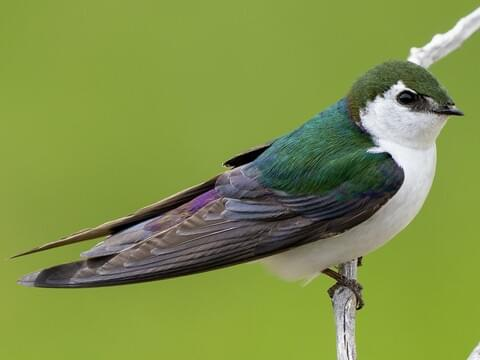
#> input picture assignment5/bird.jpg, 480 x 360 px, found by its file name
$ jupyter execute as5.ipynb
#> lines starting #> are read from the running program, lines starting #| are printed output that depends on the picture; after the words box and inside, x2 and y2 are one past the last pixel; in counts of white or black regions, pixels touching at a corner belong together
[cell 1]
'''
###### DO NOT EDIT ######
(Scroll down for start of the assignment)

# MATLAB Code:
# Alexey S. Sokolov a.k.a. nICKEL, Moscow, Russia
# June 2007
# alex.nickel@gmail.com

Zig-zag section
'''

import numpy as np

# Zigzag scan of a matrix

# --INPUT--
# Argument: 2D matrix of any size, not strictly square

# --OUTPUT--
# Returns: 1-by-(m*n) array, where input matrix is m*n

def zigzag(input):
    #initializing the variables
    #----------------------------------
    h = 0
    v = 0

    vmin = 0
    hmin = 0

    vmax = input.shape[0]
    hmax = input.shape[1]

    #print(vmax ,hmax )

    i = 0

    output = np.zeros(( vmax * hmax))
    #----------------------------------

    while ((v < vmax) and (h < hmax)):

        if ((h + v) % 2) == 0:                 # going up

            if (v == vmin):
                #print(1)
                output[i] = input[v, h]        # if we got to the first line

                if (h == hmax):
                    v = v + 1
                else:
                    h = h + 1

                i = i + 1

            elif ((h == hmax -1 ) and (v < vmax)):   # if we got to the last column
                #print(2)
                output[i] = input[v, h]
                v = v + 1
                i = i + 1

            elif ((v > vmin) and (h < hmax -1 )):    # all other cases
                #print(3)
                output[i] = input[v, h]
                v = v - 1
                h = h + 1
                i = i + 1


        else:                                    # going down

            if ((v == vmax -1) and (h <= hmax -1)):       # if we got to the last line
                #print(4)
                output[i] = input[v, h]
                h = h + 1
                i = i + 1

            elif (h == hmin):                  # if we got to the first column
                #print(5)
                output[i] = input[v, h]

                if (v == vmax -1):
                    h = h + 1
                else:
                    v = v + 1

                i = i + 1

            elif ((v < vmax -1) and (h > hmin)):     # all other cases
                #print(6)
                output[i] = input[v, h]
                v = v + 1
                h = h - 1
                i = i + 1


        if ((v == vmax-1) and (h == hmax-1)):          # bottom right element
            #print(7)
            output[i] = input[v, h]
            break

    #print ('v:',v,', h:',h,', i:',i)
    return output


# Inverse zigzag scan of a matrix

# --INPUT--
# Argument: 1-by-m*n array, m & n are vertical & horizontal sizes of output matrix

# --OUTPUT--
# Returns: a 2D matrix of defined sizes with input array items gathered by zigzag

def inverse_zigzag(input, vmax, hmax):

    #print input.shape

    # initializing the variables
    #----------------------------------
    h = 0
    v = 0

    vmin = 0
    hmin = 0

    output = np.zeros((vmax, hmax))

    i = 0
    #----------------------------------

    while ((v < vmax) and (h < hmax)):
        #print ('v:',v,', h:',h,', i:',i)
        if ((h + v) % 2) == 0:                 # going up

            if (v == vmin):
                #print(1)

                output[v, h] = input[i]        # if we got to the first line

                if (h == hmax):
                    v = v + 1
                else:
                    h = h + 1

                i = i + 1

            elif ((h == hmax -1 ) and (v < vmax)):   # if we got to the last column
                #print(2)
                output[v, h] = input[i]
                v = v + 1
                i = i + 1

            elif ((v > vmin) and (h < hmax -1 )):    # all other cases
                #print(3)
                output[v, h] = input[i]
                v = v - 1
                h = h + 1
                i = i + 1


        else:                                    # going down

            if ((v == vmax -1) and (h <= hmax -1)):       # if we got to the last line
                #print(4)
                output[v, h] = input[i]
                h = h + 1
                i = i + 1

            elif (h == hmin):                  # if we got to the first column
                #print(5)
                output[v, h] = input[i]
                if (v == vmax -1):
                    h = h + 1
                else:
                    v = v + 1
                i = i + 1

            elif((v < vmax -1) and (h > hmin)):     # all other cases
                output[v, h] = input[i]
                v = v + 1
                h = h - 1
                i = i + 1


        if ((v == vmax-1) and (h == hmax-1)):          # bottom right element
            #print(7)
            output[v, h] = input[i]
            break


    return output

# part1

[cell 2]
from google.colab import drive
drive.mount('/content/drive')

[cell 3]
'''
######
Assignment 5 starts here
######
'''
# JPEG encoding

import numpy as np
# import scipy
import matplotlib.pyplot as plt
from skimage import io
from scipy.fftpack import dct,idct


# NOTE: Defining block size
block_size = 8

# TODO: Read image using skimage.io
file = '/content/drive/My Drive/cmput 206/assignment5/bird.jpg'
img = io.imread(file)
#> img is the input picture: shape (360, 480, 3); mean R, G, B 127.9, 145.9, 72

plt.imshow(img)
plt.title('input image (RGB)')
plt.axis('off')
plt.show()

# TODO: Convert the image from RGB space to YCbCr space
def rgb_to_ycbcr(rgb_image):
    ycbcr_image = np.zeros_like(rgb_image, dtype=np.float32)
    ycbcr_image[:,:,0] = 0.299 * rgb_image[:,:,0] + 0.587 * rgb_image[:,:,1] + 0.114 * rgb_image[:,:,2]
    ycbcr_image[:,:,1] = 128 - 0.168736 * rgb_image[:,:,0] - 0.331264 * rgb_image[:,:,1] + 0.5 * rgb_image[:,:,2]
    ycbcr_image[:,:,2] = 128 + 0.5 * rgb_image[:,:,0] - 0.418688 * rgb_image[:,:,1] - 0.081312 * rgb_image[:,:,2]
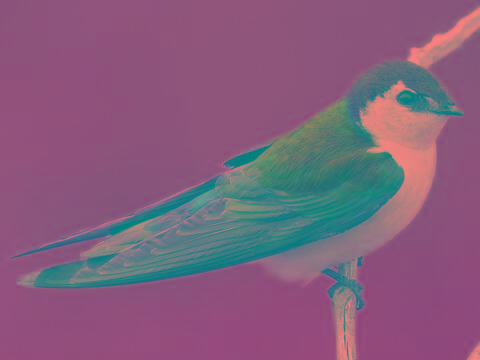
#> ycbcr_image: shape (360, 480, 3) float32; mean R, G, B 132.1, 94, 125.1
    return ycbcr_image

# Convert the RGB image to YCbCr space
img_ycbcr = rgb_to_ycbcr(img)

plt.imshow(np.uint8(img_ycbcr))
plt.title('input image (YCbCr)')
plt.axis('off')
plt.show()


'''
Interesting property: Separability

The separability property refers to the fact that a 2D DCT can be computed as the product of two 1D DCTs
applied along each dimension of the data independently. This means that a 2D DCT can be computed much more
efficiently as two 1D DCTs instead of directly computing the 2D transform.
'''

# TODO: Function to compute 2D Discrete Cosine Transform (DCT)
# Apply DCT with type 2 and 'ortho' norm parameters

def dct2D(x):
    result = dct(dct(x, axis=0, norm='ortho'), axis=1, norm='ortho')
    return result


# TODO: Get size of image
h, w, d = img.shape
#> h = 360; w = 480; d = 3

# Compute the number of blocks (of size 8-by-8)
nbh = int(np.ceil(h / block_size))
#> nbh = 45
nbw = int(np.ceil(w / block_size))
#> nbw = 60

# Calculate the padded dimensions
H = nbh * block_size
#> H = 360
W = nbw * block_size
#> W = 480

# Create a numpy zero matrix with the size of H,W,3 called padded_img
padded_img = np.zeros((H, W, 3))

# Copy the values of img into padded_img[0:h,0:w,:]
padded_img[:h, :w, :] = img

# Display the padded image
plt.imshow(np.uint8(padded_img))
plt.title('Padded Image')
plt.axis('off')
plt.show()

[cell 4]
# TODO: Create the quantization matrix
# Refer to this https://www.sciencedirect.com/science/article/pii/S1742287608000285#:~:text=In%20the%20quantization%20stage%2C%20the,range%20from%200%20to%2065%2C535.&text=A%20lower%20number%20means%20that,higher%20quality%20image%20should%20result.
# Use Fig. 1 as your quantization tables (1 table for Y channel and 1 table for Cb and Cr channels)
quantization_matrix_Y = np.array([[16, 11, 10, 16, 24, 40, 51, 61],
                                  [12, 12, 14, 19, 26, 58, 60, 55],
                                  [14, 13, 16, 24, 40, 57, 69, 56],
                                  [14, 17, 22, 29, 51, 87, 80, 62],
                                  [18, 22, 37, 56, 68, 109, 103, 77],
                                  [24, 35, 55, 64, 81, 104, 113, 92],
                                  [49, 64, 78, 87, 103, 121, 120, 101],
                                  [72, 92, 95, 98, 112, 100, 103, 99]])
quantization_matrix_CbCr = np.array([[17, 18, 24, 47, 99, 99, 99, 99],
                                     [18, 21, 26, 66, 99, 99, 99, 99],
                                     [24, 26, 56, 99, 99, 99, 99, 99],
                                     [47, 66, 99, 99, 99, 99, 99, 99],
                                     [99, 99, 99, 99, 99, 99, 99, 99],
                                     [99, 99, 99, 99, 99, 99, 99, 99],
                                     [99, 99, 99, 99, 99, 99, 99, 99],
                                     [99, 99, 99, 99, 99, 99, 99, 99]])

# TODO: Initialize variables for compression calculations (only for the Y channel)
non_zero_before_quantization = 0
non_zero_after_quantization = 0
total_pixels = 0

# NOTE: Iterate over blocks
for i in range(nbh):

    # Compute start and end row indices of the block
    row_ind_1 = i * block_size
    row_ind_2 = row_ind_1 + block_size

    for j in range(nbw):

        # Compute start and end column indices of the block
        col_ind_1 = j * block_size
        col_ind_2 = col_ind_1 + block_size

        # TODO: Select current block to process using calculated indices (through slicing)
        Yblock = padded_img[row_ind_1:row_ind_2, col_ind_1:col_ind_2, 0]
        Cbblock = padded_img[row_ind_1:row_ind_2, col_ind_1:col_ind_2, 1]
        Crblock = padded_img[row_ind_1:row_ind_2, col_ind_1:col_ind_2, 2]

        # TODO: Apply dct2d() to selected block
        YDCT = dct2D(Yblock)
        CbDCT = dct2D(Cbblock)
        CrDCT = dct2D(Crblock)

        # TODO: Quantization
        # Divide each element of DCT block by corresponding element in quantization matrix
        quantized_YDCT = np.round(YDCT / quantization_matrix_Y)
        quantized_CbDCT = np.round(CbDCT / quantization_matrix_CbCr)
        quantized_CrDCT = np.round(CrDCT / quantization_matrix_CbCr)

        # TODO: Reorder DCT coefficients into block (use zigzag function)
        reordered_Y = zigzag(quantized_YDCT)
        reordered_Cb = zigzag(quantized_CbDCT)
        reordered_Cr = zigzag(quantized_CrDCT)

        # TODO: Reshape reordered array to 8-by-8 2D block
        reshaped_Y = np.reshape(reordered_Y, (block_size, block_size))
        reshaped_Cb = np.reshape(reordered_Cb, (block_size, block_size))
        reshaped_Cr = np.reshape(reordered_Cr, (block_size, block_size))

        # TODO: Copy reshaped matrix into padded_img on current block corresponding indices
        padded_img[row_ind_1:row_ind_2, col_ind_1:col_ind_2, 0] = reshaped_Y
        padded_img[row_ind_1:row_ind_2, col_ind_1:col_ind_2, 1] = reshaped_Cb
        padded_img[row_ind_1:row_ind_2, col_ind_1:col_ind_2, 2] = reshaped_Cr

        # TODO: Compute pixel locations with non-zero values before and after quantization (only in Y channel)
        # TODO: Compute total number of pixels
        non_zero_before_quantization += np.count_nonzero(YDCT)
        non_zero_after_quantization += np.count_nonzero(quantized_YDCT)
        total_pixels += block_size * block_size
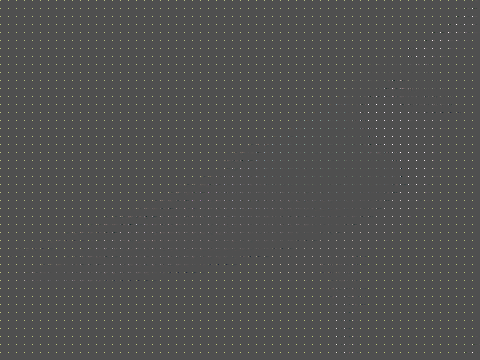
#> padded_img: shape (360, 480, 3) float64; mean R, G, B 1, 1.1, 0.5; drawn with min black and max white

plt.imshow(np.uint8(padded_img))
plt.title('encoded image')
plt.axis('off')
plt.show()
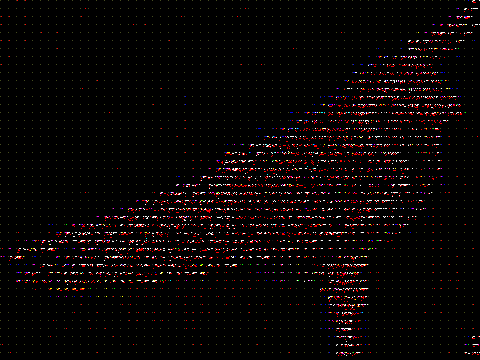
#> shown: shape (360, 480, 3); mean R, G, B 9.6, 4.9, 4.6

[cell 5]
# NOTE: Write h, w, c, block_size and padded_img into .txt files at the end of encoding

# TODO: Write padded_img into 'encoded.npy' file (use np.save() function)
# First parameter should be 'encoded.npy'
np.save('encoded.npy', padded_img)

# TODO: write [h, w, c, block_size] into size.txt
# First parameter should be 'size.txt' (use np.savetxt() function)
np.savetxt('size.txt', [h, w, d, block_size])

# TODO: Calculate percentage of pixel locations with non-zero values before and after to measure degree of compression
total_pixels_before = h * w
non_zero_pixels_before = np.count_nonzero(img)
non_zero_pixels_after = np.count_nonzero(padded_img)
compression_ratio = (1 - non_zero_pixels_after / non_zero_pixels_before) * 100
# Print statements as shown in eClass
print("Degree of compression: {:.2f}%".format(compression_ratio))
#| Degree of compression: 94.11%

[cell 6]
# Calculate percentage of pixel locations with non-zero values before compression
total_pixels_before = h * w * d
non_zero_pixels_before = np.count_nonzero(img)
percentage_non_zero_before = (non_zero_pixels_before / total_pixels_before) * 100

# Calculate percentage of pixel locations with non-zero values after compression
non_zero_pixels_after = np.count_nonzero(padded_img)
percentage_non_zero_after = (non_zero_pixels_after / total_pixels_before) * 100

# Calculate compression ratio
compression_ratio = (1 - non_zero_pixels_after / non_zero_pixels_before) * 100

# Print statements
print("Percentage of non-zero pixel locations before compression: {:.2f}%".format(percentage_non_zero_before))
#| Percentage of non-zero pixel locations before compression: 99.83%
print("Percentage of non-zero pixel locations after compression: {:.2f}%".format(percentage_non_zero_after))
#| Percentage of non-zero pixel locations after compression: 5.88%
print("Compression ratio: {:.2f}%".format(compression_ratio))
#| Compression ratio: 94.11%

[cell 7]
# JPEG decoding

import numpy as np
# import scipy
import matplotlib.pyplot as plt
from skimage import io
from scipy.fftpack import dct,idct

# NOTE: Defining block size
block_size = 8

# TODO: Function to compute 2D Discrete Cosine Transform (DCT)
# Apply IDCT with type 2 and 'ortho' norm parameters

def idct2D(x):
    result = idct(idct(x, axis=0, norm='ortho'), axis=1, norm='ortho')
    return result


# TODO: Load 'encoded.npy' into padded_img (using np.load() function)
padded_img = np.load('encoded.npy')

# TODO: Load h, w, c, block_size and padded_img from the size.txt file
with open('size.txt', 'r') as file:
    lines = file.readlines()
    h, w, c, block_size = map(int, map(float, lines))
    h, w, c, block_size = int(h), int(w), int(c), int(block_size)

# TODO: 6. Get size of padded_img, cast to int if needed


# TODO: Create the quantization matrix (Same as before)
quantization_matrix_Y = np.array([[16, 11, 10, 16, 24, 40, 51, 61],
                                  [12, 12, 14, 19, 26, 58, 60, 55],
                                  [14, 13, 16, 24, 40, 57, 69, 56],
                                  [14, 17, 22, 29, 51, 87, 80, 62],
                                  [18, 22, 37, 56, 68, 109, 103, 77],
                                  [24, 35, 55, 64, 81, 104, 113, 92],
                                  [49, 64, 78, 87, 103, 121, 120, 101],
                                  [72, 92, 95, 98, 112, 100, 103, 99]])

quantization_matrix_CbCr = np.array([[17, 18, 24, 47, 99, 99, 99, 99],
                                      [18, 21, 26, 66, 99, 99, 99, 99],
                                      [24, 26, 56, 99, 99, 99, 99, 99],
                                      [47, 66, 99, 99, 99, 99, 99, 99],
                                      [99, 99, 99, 99, 99, 99, 99, 99],
                                      [99, 99, 99, 99, 99, 99, 99, 99],
                                      [99, 99, 99, 99, 99, 99, 99, 99],
                                      [99, 99, 99, 99, 99, 99, 99, 99]])

# TODO: Compute number of blocks (of size 8-by-8), cast to int
nbh = int(np.ceil(h / block_size))
nbw = int(np.ceil(w / block_size))

# TODO: iterate over blocks
for i in range(nbh):

        # Compute start and end row indices of the block
        row_ind_1 = i * block_size

        row_ind_2 = row_ind_1 + block_size

        for j in range(nbw):

            # Compute start and end column indices of the block
            col_ind_1 = j * block_size

            col_ind_2 = col_ind_1 + block_size

            # TODO: Select current block to process using calculated indices
            Yblock = padded_img[row_ind_1:row_ind_2, col_ind_1:col_ind_2, 0]
            Cbblock = padded_img[row_ind_1:row_ind_2, col_ind_1:col_ind_2, 1]
            Crblock = padded_img[row_ind_1:row_ind_2, col_ind_1:col_ind_2, 2]

            # TODO: Reshape 8-by-8 2D block to 1D array
            Yreshaped = Yblock.flatten()
            Cbreshaped = Cbblock.flatten()
            Crreshaped = Crblock.flatten()

            # TODO: Reorder array into block (use inverse_zigzag function)
            Yreordered = inverse_zigzag(Yreshaped, block_size, block_size)
            Cbreordered = inverse_zigzag(Cbreshaped, block_size, block_size)
            Crreordered = inverse_zigzag(Crreshaped, block_size, block_size)

            # TODO: De-quantization
            # Multiply each element of reordered block by corresponding element in quantization matrix
            dequantized_YDCT = Yreordered * quantization_matrix_Y
            dequantized_CbDCT = Cbreordered * quantization_matrix_CbCr
            dequantized_CrDCT = Crreordered * quantization_matrix_CbCr

            # TODO: Apply idct2d() to reordered matrix
            YIDCT = idct2D(dequantized_YDCT)
            CbIDCT = idct2D(dequantized_CbDCT)
            CrIDCT = idct2D(dequantized_CrDCT)

            # TODO: Copy IDCT matrix into padded_img on current block corresponding indices
            padded_img[row_ind_1:row_ind_2, col_ind_1:col_ind_2, 0] = YIDCT
            padded_img[row_ind_1:row_ind_2, col_ind_1:col_ind_2, 1] = CbIDCT
            padded_img[row_ind_1:row_ind_2, col_ind_1:col_ind_2, 2] = CrIDCT
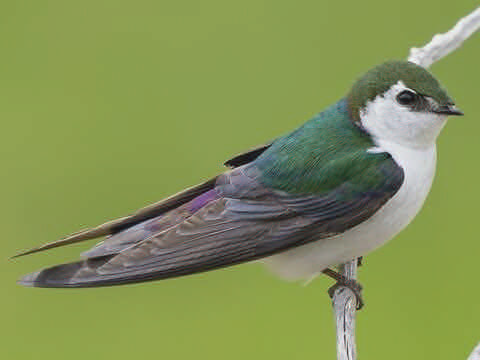
#> padded_img: shape (360, 480, 3) float64; mean R, G, B 128.1, 145.9, 72.1; drawn with min black and max white

# TODO: Remove out-of-range values
padded_img[padded_img < 0] = 0
#> padded_img: shape (360, 480, 3) float64; 0.41% of pixels changed, all inside (x1, y1, x2, y2) = (26, 89, 459, 310)
padded_img[padded_img > 255] = 255
#> padded_img: shape (360, 480, 3) float64; mean R, G, B 128.1, 145.9, 72.1

plt.imshow(np.uint8(padded_img))
plt.title('decoded padded image (YCbCr)')
plt.axis('off')
plt.show()

# TODO: Get original sized image from padded_img
decoded_img = padded_img[:h, :w, :]

plt.imshow(np.uint8(decoded_img))
plt.title('decoded padded image (YCbCr)')
plt.axis('off')
plt.show()

# TODO: Convert the image from YCbCr to RGB
def ycbcr_to_rgb(img_ycbcr):
    img_rgb = np.zeros_like(img_ycbcr, dtype=np.float32)
    y = img_ycbcr[:,:,0]
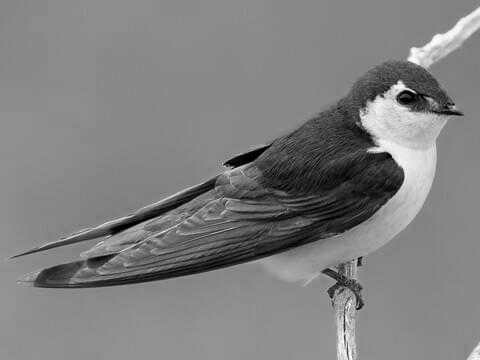
#> y: shape (360, 480) float64; min 0, max 255, mean 128.1
    cb = img_ycbcr[:,:,1]
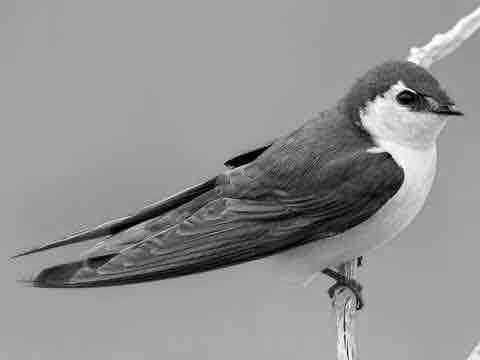
#> cb: shape (360, 480) float64; min 0, max 255, mean 145.9
    cr = img_ycbcr[:,:,2]
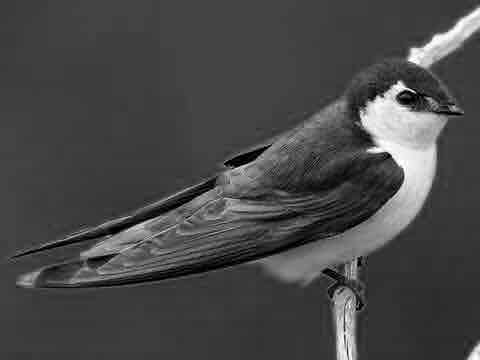
#> cr: shape (360, 480) float64; min 0, max 255, mean 72.1

    # Convert YCbCr to RGB
    img_rgb[:,:,0] = y + 1.402 * (cr - 128)
    img_rgb[:,:,1] = y - 0.344136 * (cb - 128) - 0.714136 * (cr - 128)
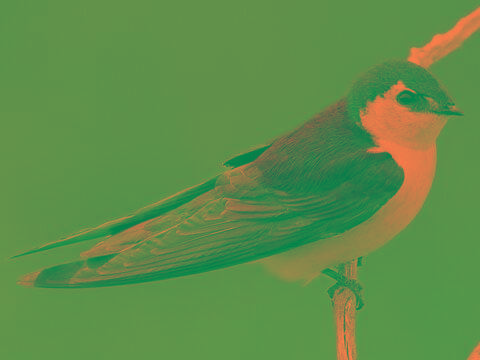
#> img_rgb: shape (360, 480, 3) float32; mean of channels 0, 1, 2 49.7, 161.8, 0; drawn with min black and max white
    img_rgb[:,:,2] = y + 1.772 * (cb - 128)
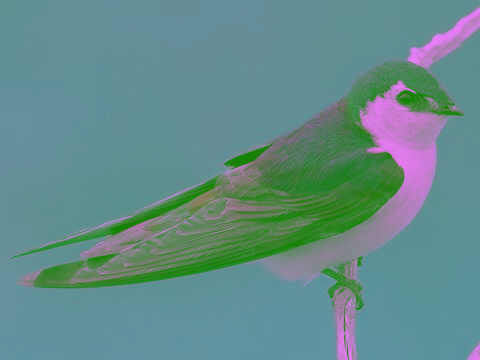
#> img_rgb: shape (360, 480, 3) float32; mean of channels 0, 1, 2 49.7, 161.8, 159.8; drawn with min black and max white

    return img_rgb

decoded_img_rgb = ycbcr_to_rgb(decoded_img)

# TODO: Remove out-of-range values
decoded_img_rgb[decoded_img_rgb < 0] = 0
decoded_img_rgb[decoded_img_rgb > 255] = 255
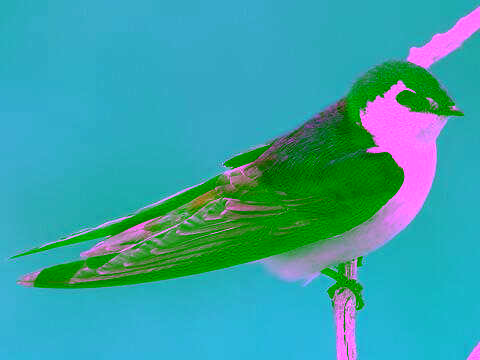
#> decoded_img_rgb: shape (360, 480, 3) float32; mean of channels 0, 1, 2 55.2, 161.8, 165.6; drawn as R, G, B

plt.imshow(np.uint8(decoded_img))
plt.title('decoded image (RGB)')
plt.axis('off')
plt.show()
